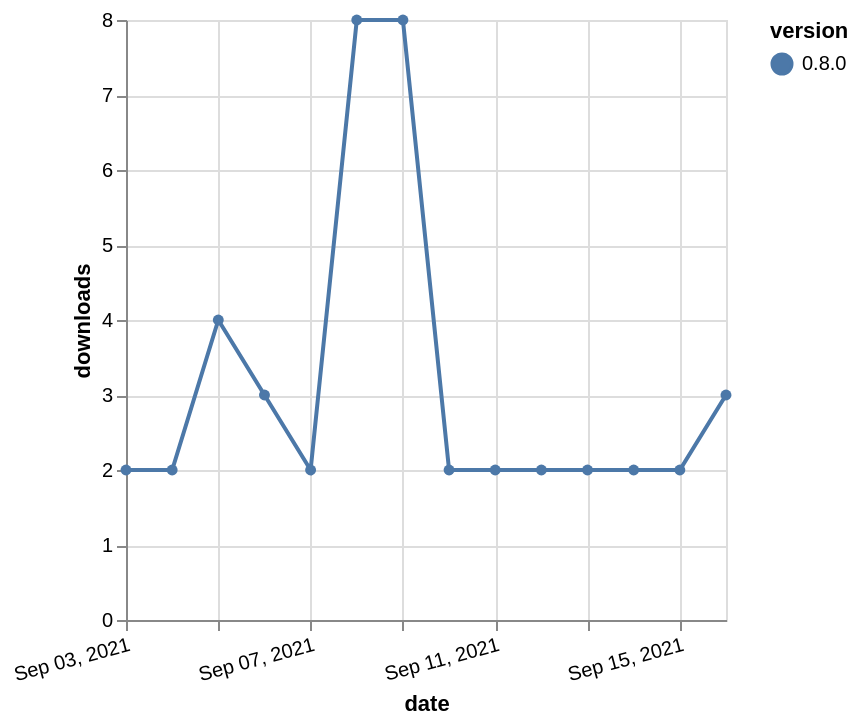

The Vega-Lite source for this figure:
### Vega-Lite specification from a JSON file in a GitHub repository (floating-point values rounded to 4 significant figures)
{"$schema": "https://vega.github.io/schema/vega-lite/v5.json", "description": "A simple bar chart with embedded data.", "data": {"values": [{"date": "2021-09-03", "total": 3424, "delta": 2, "version": "0.8.0"}, {"date": "2021-09-04", "total": 3426, "delta": 2, "version": "0.8.0"}, {"date": "2021-09-05", "total": 3430, "delta": 4, "version": "0.8.0"}, {"date": "2021-09-06", "total": 3433, "delta": 3, "version": "0.8.0"}, {"date": "2021-09-07", "total": 3435, "delta": 2, "version": "0.8.0"}, {"date": "2021-09-08", "total": 3443, "delta": 8, "version": "0.8.0"}, {"date": "2021-09-09", "total": 3451, "delta": 8, "version": "0.8.0"}, {"date": "2021-09-10", "total": 3453, "delta": 2, "version": "0.8.0"}, {"date": "2021-09-11", "total": 3455, "delta": 2, "version": "0.8.0"}, {"date": "2021-09-12", "total": 3457, "delta": 2, "version": "0.8.0"}, {"date": "2021-09-13", "total": 3459, "delta": 2, "version": "0.8.0"}, {"date": "2021-09-14", "total": 3461, "delta": 2, "version": "0.8.0"}, {"date": "2021-09-15", "total": 3463, "delta": 2, "version": "0.8.0"}, {"date": "2021-09-16", "total": 3466, "delta": 3, "version": "0.8.0"}]}, "width": "container", "mark": {"type": "line", "point": {"filled": true}}, "encoding": {"x": {"field": "date", "type": "temporal", "timeUnit": "yearmonthdate", "title": "date", "axis": {"labelAngle": -15}}, "y": {"field": "delta", "type": "quantitative", "title": "downloads"}, "color": {"field": "version", "type": "nominal"}, "tooltip": {"field": "delta"}}}
